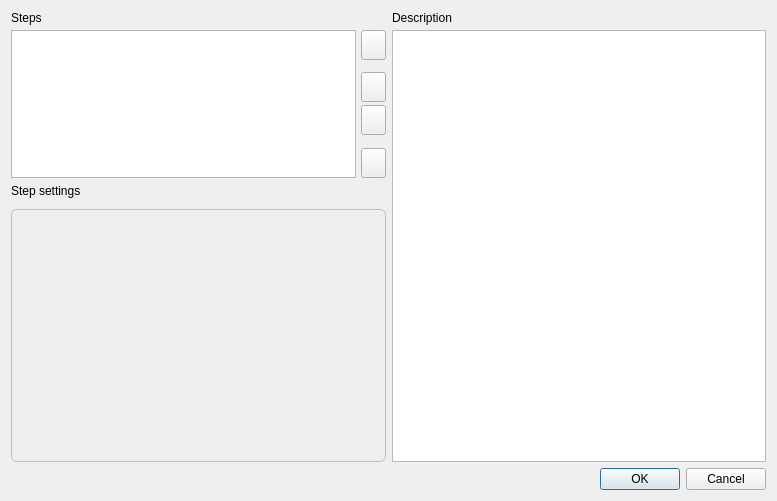
<?xml version="1.0" encoding="UTF-8"?>
<ui version="4.0">
 <class>TrimmomaticPropertyDialog</class>
 <widget class="QDialog" name="TrimmomaticPropertyDialog">
  <property name="geometry">
   <rect>
    <x>0</x>
    <y>0</y>
    <width>777</width>
    <height>501</height>
   </rect>
  </property>
  <property name="minimumSize">
   <size>
    <width>640</width>
    <height>501</height>
   </size>
  </property>
  <property name="windowTitle">
   <string>Configure Trimmomatic Steps</string>
  </property>
  <layout class="QVBoxLayout" name="verticalLayout_4" stretch="1,2">
   <item>
    <layout class="QHBoxLayout" name="horizontalLayout_2">
     <property name="sizeConstraint">
      <enum>QLayout::SetDefaultConstraint</enum>
     </property>
     <item>
      <layout class="QVBoxLayout" name="verticalLayout_3" stretch="3,5">
       <item>
        <layout class="QVBoxLayout" name="verticalLayoutSteps">
         <property name="spacing">
          <number>5</number>
         </property>
         <item>
          <widget class="QLabel" name="labelSteps">
           <property name="text">
            <string>Steps</string>
           </property>
          </widget>
         </item>
         <item>
          <layout class="QHBoxLayout" name="horizontalLayout">
           <item>
            <widget class="QListWidget" name="listSteps">
             <property name="sizePolicy">
              <sizepolicy hsizetype="Expanding" vsizetype="Preferred">
               <horstretch>0</horstretch>
               <verstretch>0</verstretch>
              </sizepolicy>
             </property>
             <property name="minimumSize">
              <size>
               <width>0</width>
               <height>119</height>
              </size>
             </property>
             <property name="movement">
              <enum>QListView::Static</enum>
             </property>
            </widget>
           </item>
           <item>
            <layout class="QVBoxLayout" name="verticalLayoutButtons">
             <property name="spacing">
              <number>3</number>
             </property>
             <property name="sizeConstraint">
              <enum>QLayout::SetFixedSize</enum>
             </property>
             <item>
              <widget class="QToolButton" name="buttonAdd">
               <property name="sizePolicy">
                <sizepolicy hsizetype="Fixed" vsizetype="Fixed">
                 <horstretch>0</horstretch>
                 <verstretch>0</verstretch>
                </sizepolicy>
               </property>
               <property name="minimumSize">
                <size>
                 <width>25</width>
                 <height>30</height>
                </size>
               </property>
               <property name="maximumSize">
                <size>
                 <width>25</width>
                 <height>30</height>
                </size>
               </property>
               <property name="baseSize">
                <size>
                 <width>25</width>
                 <height>30</height>
                </size>
               </property>
               <property name="toolTip">
                <string>&lt;html&gt;&lt;head/&gt;&lt;body&gt;&lt;p&gt;Add new step&lt;/p&gt;&lt;/body&gt;&lt;/html&gt;</string>
               </property>
               <property name="styleSheet">
                <string notr="true">text-align: center center;</string>
               </property>
               <property name="text">
                <string/>
               </property>
               <property name="icon">
                <iconset resource="../../external_tool_support.qrc">
                 <normaloff>:/external_tool_support/images/add.png</normaloff>:/external_tool_support/images/add.png</iconset>
               </property>
               <property name="popupMode">
                <enum>QToolButton::InstantPopup</enum>
               </property>
              </widget>
             </item>
             <item>
              <spacer name="buttonsSpacer_1">
               <property name="orientation">
                <enum>Qt::Vertical</enum>
               </property>
               <property name="sizeType">
                <enum>QSizePolicy::Expanding</enum>
               </property>
               <property name="sizeHint" stdset="0">
                <size>
                 <width>20</width>
                 <height>24</height>
                </size>
               </property>
              </spacer>
             </item>
             <item>
              <widget class="QToolButton" name="buttonUp">
               <property name="sizePolicy">
                <sizepolicy hsizetype="Fixed" vsizetype="Fixed">
                 <horstretch>0</horstretch>
                 <verstretch>0</verstretch>
                </sizepolicy>
               </property>
               <property name="minimumSize">
                <size>
                 <width>25</width>
                 <height>30</height>
                </size>
               </property>
               <property name="maximumSize">
                <size>
                 <width>25</width>
                 <height>30</height>
                </size>
               </property>
               <property name="baseSize">
                <size>
                 <width>25</width>
                 <height>30</height>
                </size>
               </property>
               <property name="toolTip">
                <string>&lt;html&gt;&lt;head/&gt;&lt;body&gt;&lt;p&gt;Move selected step above&lt;/p&gt;&lt;/body&gt;&lt;/html&gt;</string>
               </property>
               <property name="styleSheet">
                <string notr="true">text-align: center top;</string>
               </property>
               <property name="text">
                <string/>
               </property>
               <property name="icon">
                <iconset resource="../../external_tool_support.qrc">
                 <normaloff>:/external_tool_support/images/up.png</normaloff>:/external_tool_support/images/up.png</iconset>
               </property>
               <property name="autoRepeat">
                <bool>false</bool>
               </property>
              </widget>
             </item>
             <item>
              <spacer name="buttonsSpacer_3">
               <property name="orientation">
                <enum>Qt::Vertical</enum>
               </property>
               <property name="sizeType">
                <enum>QSizePolicy::Preferred</enum>
               </property>
               <property name="sizeHint" stdset="0">
                <size>
                 <width>20</width>
                 <height>9</height>
                </size>
               </property>
              </spacer>
             </item>
             <item>
              <widget class="QToolButton" name="buttonDown">
               <property name="sizePolicy">
                <sizepolicy hsizetype="Fixed" vsizetype="Fixed">
                 <horstretch>0</horstretch>
                 <verstretch>0</verstretch>
                </sizepolicy>
               </property>
               <property name="minimumSize">
                <size>
                 <width>25</width>
                 <height>30</height>
                </size>
               </property>
               <property name="maximumSize">
                <size>
                 <width>25</width>
                 <height>30</height>
                </size>
               </property>
               <property name="baseSize">
                <size>
                 <width>25</width>
                 <height>30</height>
                </size>
               </property>
               <property name="toolTip">
                <string>&lt;html&gt;&lt;head/&gt;&lt;body&gt;&lt;p&gt;Move selected step below&lt;/p&gt;&lt;/body&gt;&lt;/html&gt;</string>
               </property>
               <property name="styleSheet">
                <string notr="true">text-align: center bottom;</string>
               </property>
               <property name="text">
                <string/>
               </property>
               <property name="icon">
                <iconset resource="../../external_tool_support.qrc">
                 <normaloff>:/external_tool_support/images/down.png</normaloff>:/external_tool_support/images/down.png</iconset>
               </property>
              </widget>
             </item>
             <item>
              <spacer name="buttonsSpacer_2">
               <property name="orientation">
                <enum>Qt::Vertical</enum>
               </property>
               <property name="sizeType">
                <enum>QSizePolicy::Expanding</enum>
               </property>
               <property name="sizeHint" stdset="0">
                <size>
                 <width>20</width>
                 <height>24</height>
                </size>
               </property>
              </spacer>
             </item>
             <item>
              <widget class="QToolButton" name="buttonRemove">
               <property name="sizePolicy">
                <sizepolicy hsizetype="Fixed" vsizetype="Fixed">
                 <horstretch>0</horstretch>
                 <verstretch>0</verstretch>
                </sizepolicy>
               </property>
               <property name="minimumSize">
                <size>
                 <width>25</width>
                 <height>30</height>
                </size>
               </property>
               <property name="maximumSize">
                <size>
                 <width>25</width>
                 <height>30</height>
                </size>
               </property>
               <property name="baseSize">
                <size>
                 <width>25</width>
                 <height>30</height>
                </size>
               </property>
               <property name="toolTip">
                <string>&lt;html&gt;&lt;head/&gt;&lt;body&gt;&lt;p&gt;Remove selected step&lt;/p&gt;&lt;/body&gt;&lt;/html&gt;</string>
               </property>
               <property name="styleSheet">
                <string notr="true">text-align: center center;</string>
               </property>
               <property name="text">
                <string/>
               </property>
               <property name="icon">
                <iconset resource="../../external_tool_support.qrc">
                 <normaloff>:/external_tool_support/images/cancel.png</normaloff>:/external_tool_support/images/cancel.png</iconset>
               </property>
              </widget>
             </item>
            </layout>
           </item>
          </layout>
         </item>
        </layout>
       </item>
       <item>
        <layout class="QVBoxLayout" name="verticalLayout_8">
         <property name="spacing">
          <number>5</number>
         </property>
         <item>
          <widget class="QLabel" name="label">
           <property name="sizePolicy">
            <sizepolicy hsizetype="Preferred" vsizetype="Minimum">
             <horstretch>0</horstretch>
             <verstretch>0</verstretch>
            </sizepolicy>
           </property>
           <property name="text">
            <string>Step settings</string>
           </property>
          </widget>
         </item>
         <item>
          <widget class="QGroupBox" name="widgetStepSettingsContainer">
           <property name="sizePolicy">
            <sizepolicy hsizetype="Expanding" vsizetype="Minimum">
             <horstretch>0</horstretch>
             <verstretch>0</verstretch>
            </sizepolicy>
           </property>
           <property name="minimumSize">
            <size>
             <width>0</width>
             <height>160</height>
            </size>
           </property>
           <property name="styleSheet">
            <string notr="true">QGroupBox {
    font: bold;
    border: 1px solid silver;
    border-radius: 6px;
    margin-top: 6px;
}

QGroupBox::title {
    subcontrol-origin: margin;
    left: 7px;
    padding: 0px 5px 0px 5px;
}</string>
           </property>
           <layout class="QVBoxLayout" name="verticalLayout_2">
            <property name="spacing">
             <number>0</number>
            </property>
            <property name="sizeConstraint">
             <enum>QLayout::SetMinAndMaxSize</enum>
            </property>
            <property name="leftMargin">
             <number>0</number>
            </property>
            <property name="topMargin">
             <number>0</number>
            </property>
            <property name="rightMargin">
             <number>0</number>
            </property>
            <property name="bottomMargin">
             <number>0</number>
            </property>
            <item>
             <widget class="QWidget" name="widgetStepSettings" native="true">
              <layout class="QVBoxLayout" name="verticalLayout_5"/>
             </widget>
            </item>
            <item>
             <spacer name="verticalSpacer_2">
              <property name="orientation">
               <enum>Qt::Vertical</enum>
              </property>
              <property name="sizeHint" stdset="0">
               <size>
                <width>20</width>
                <height>40</height>
               </size>
              </property>
             </spacer>
            </item>
           </layout>
          </widget>
         </item>
        </layout>
       </item>
      </layout>
     </item>
     <item>
      <layout class="QVBoxLayout" name="verticalLayout">
       <property name="spacing">
        <number>5</number>
       </property>
       <item>
        <widget class="QLabel" name="labelDescription">
         <property name="text">
          <string>Description</string>
         </property>
        </widget>
       </item>
       <item>
        <layout class="QVBoxLayout" name="verticalLayout_6">
         <item>
          <layout class="QVBoxLayout" name="verticalLayout_7">
           <item>
            <widget class="QTextEdit" name="textDescription">
             <property name="enabled">
              <bool>true</bool>
             </property>
             <property name="minimumSize">
              <size>
               <width>270</width>
               <height>366</height>
              </size>
             </property>
             <property name="readOnly">
              <bool>true</bool>
             </property>
             <property name="acceptRichText">
              <bool>false</bool>
             </property>
            </widget>
           </item>
          </layout>
         </item>
        </layout>
       </item>
      </layout>
     </item>
    </layout>
   </item>
   <item>
    <widget class="QDialogButtonBox" name="buttonBox">
     <property name="standardButtons">
      <set>QDialogButtonBox::Cancel|QDialogButtonBox::Ok</set>
     </property>
    </widget>
   </item>
  </layout>
 </widget>
 <resources>
  <include location="../../external_tool_support.qrc"/>
 </resources>
 <connections>
  <connection>
   <sender>buttonBox</sender>
   <signal>accepted()</signal>
   <receiver>TrimmomaticPropertyDialog</receiver>
   <slot>accept()</slot>
   <hints>
    <hint type="sourcelabel">
     <x>320</x>
     <y>447</y>
    </hint>
    <hint type="destinationlabel">
     <x>319</x>
     <y>239</y>
    </hint>
   </hints>
  </connection>
  <connection>
   <sender>buttonBox</sender>
   <signal>rejected()</signal>
   <receiver>TrimmomaticPropertyDialog</receiver>
   <slot>reject()</slot>
   <hints>
    <hint type="sourcelabel">
     <x>320</x>
     <y>447</y>
    </hint>
    <hint type="destinationlabel">
     <x>319</x>
     <y>239</y>
    </hint>
   </hints>
  </connection>
 </connections>
</ui>
